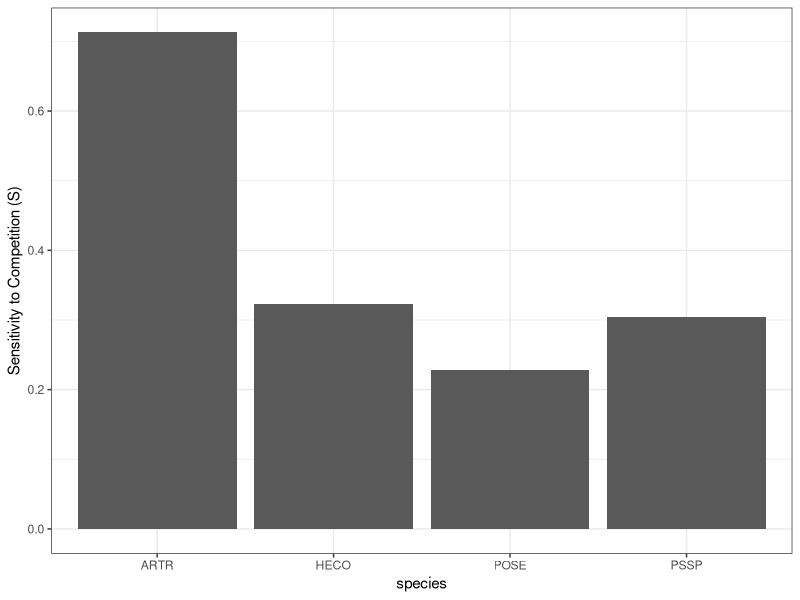
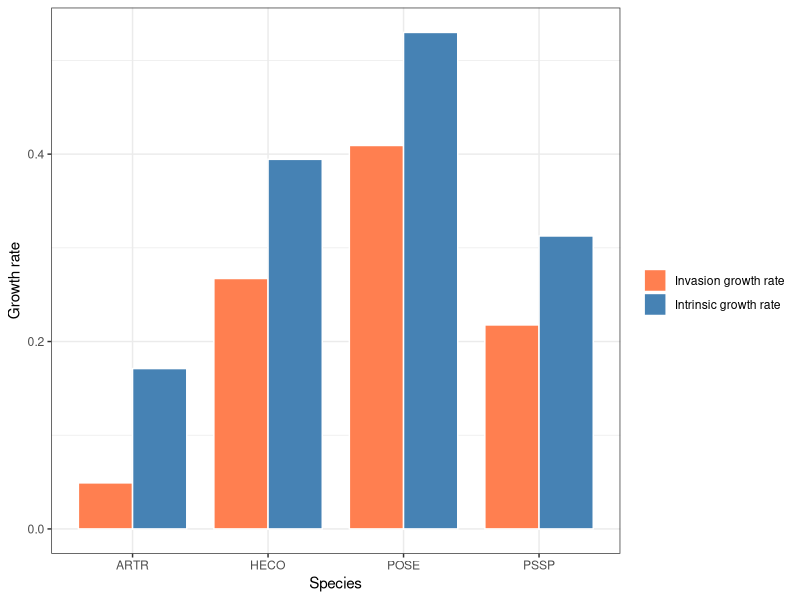

The R script that drew these images, in order:
#Estimate sensitivity to competition for each species

#Sensitivity to competition: S = 1 - (r[invasion]-r[alone])

invadeD <- read.csv("invasionGrowthRates_YrFluct.csv")
intrinsicD <- read.csv("intrinsicGrowthRates_YrFluct.csv")

S <- 1 - (invadeD$maxR/intrinsicD$maxR)
S <- as.data.frame(S)
S$species <- invadeD$species

library(ggplot2)
library(reshape2)
ggplot(S, aes(x=species, y=S))+
  geom_bar(stat="identity")+
  ylab("Sensitivity to Competition (S)")+
  theme_bw()


allD <- merge(invadeD, intrinsicD, by = "species")
colnames(allD) <- c("Species", "Invasion", "Intrinsic")
mD <- melt(allD)
ggplot(mD, aes(x=Species, y=value, fill=variable))+
  geom_bar(stat="identity", position="dodge", width=0.8, color="white")+
  scale_fill_manual(labels=c("Invasion growth rate", "Intrinsic growth rate"),
                    values=c("coral", "steelblue"), name="")+
  ylab("Growth rate")+
  theme_bw()



